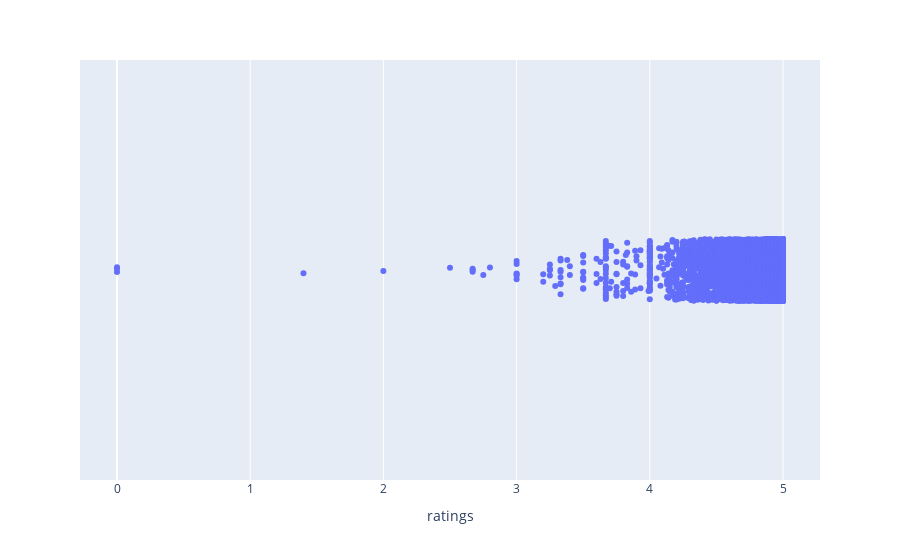

The notebook cell saved with this chart:
### Code cell
fig = px.strip(old_listings, x='ratings')
fig.show()

### Figure 1 — Plotly figure (JSON) as saved in the notebook; plotly's stock layout.template omitted (floating-point values rounded to 4 significant figures; data arrays with more than 128 entries replaced by an {"elided": "..."} marker saying what was removed)
{"data": [{"alignmentgroup": "True", "boxpoints": "all", "fillcolor": "rgba(255,255,255,0)", "hoveron": "points", "hovertemplate": "ratings=%{x}<extra></extra>", "legendgroup": "", "line": {"color": "rgba(255,255,255,0)"}, "marker": {"color": "#636efa"}, "name": "", "offsetgroup": "", "orientation": "h", "pointpos": 0, "showlegend": false, "type": "box", "x": {"elided": "13939 float values"}, "x0": " ", "xaxis": "x", "y0": " ", "yaxis": "y"}], "layout": {"boxmode": "group", "legend": {"tracegroupgap": 0}, "margin": {"t": 60}, "xaxis": {"anchor": "y", "domain": [0, 1], "title": {"text": "ratings"}}, "yaxis": {"anchor": "x", "domain": [0, 1]}}}
